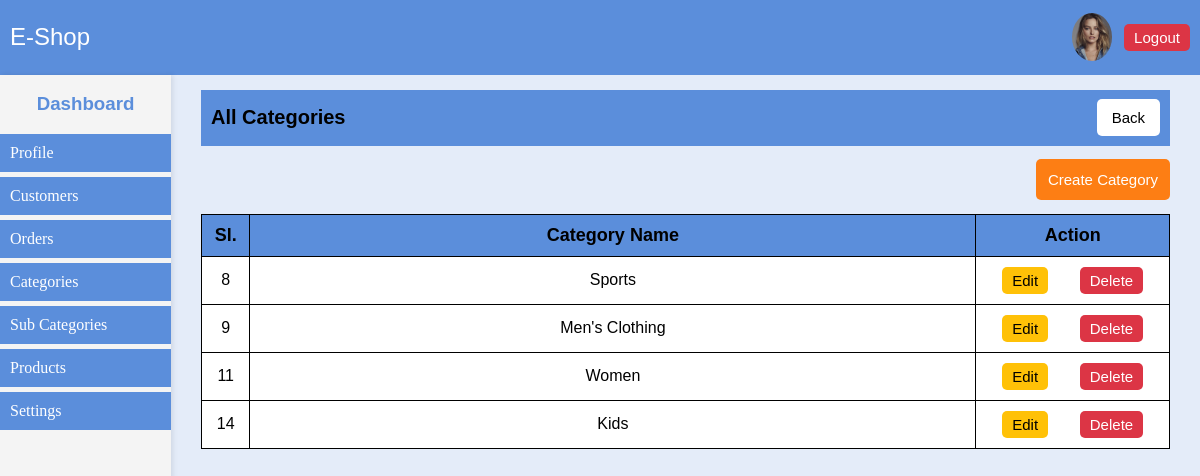
/admin/categories.php (signed in), run on the app's committed database.
### tables this page shows
CREATE TABLE `category` (
  `id` int NOT NULL,
  `name` varchar(100) NOT NULL
);

### config/helper_function.php (called while the page is built, shortened)
<?php
function getAll($conn, $table, $order = 'DESC', $orderBy = 'id')
{
    $table = mysqli_real_escape_string($conn, $table);
    $order = strtoupper($order) === 'ASC' ? 'ASC' : 'DESC';
    $orderBy = mysqli_real_escape_string($conn, $orderBy);
    $sql = "SELECT * FROM `$table` ORDER BY `$orderBy` $order";
    $result = $conn->query($sql);
    $data = [];
    if ($result->num_rows > 0) {
        while ($row = $result->fetch_assoc()) {
            $data[] = $row;
        }
    }
    return $data;
}

### admin/categories.php (the view, shortened to what this page needs)
<?php
include '../config/db_connect.php';
include '../config/helper_function.php';
$categories = getAll($conn, 'category', 'ASC');
include './partial/header.php';
?>
<div class="content">
    <div class="top-bar">
        <h2>All Categories</h2>
<a href="<?= isset($_SERVER['HTTP_REFERER']) ? htmlspecialchars($_SERVER['HTTP_REFERER']) : 'javascript:history.go(-1)'; ?>" class="btn">Back</a>
    </div>
    <div class="main-content">
        <div class="button-area">
            <a class="btn btn-create" href="./create_category.php">Create Category</a>
        </div>
        <?php if ($categories) { ?>
            <table class="custom-table">
                <thead>
                    <tr>
                        <th width="5%">Sl.</th>
                        <th width="75%">Category Name</th>
                        <th width="20%">Action</th>
                    </tr>
                </thead>
                <tbody>
                    <?php foreach ($categories as $category) { ?>
                        <tr>
                            <td><?= $category['id'] ?></td>
                            <td><?= $category['name'] ?></td>
                            <td class="action-btn">
                                <a class="btn btn-edit" href="edit_category.php?id=<?= $category['id'] ?>">Edit</a>
                                <a class="btn btn-delete" href="categories.php?id=<?= $category['id'] ?>">Delete</a>
                            </td>
                        </tr>
                    <?php
                    }
                    ?>
                </tbody>
            </table>
        <?php } else { ?>
            <div class="no-data-available">
                No Available Data Found
            </div>
        <?php } ?>
    </div>
</div>
</div>
</body>
</html>

### admin/assets/css/styles.css (style rules this page uses)
body { font-family: Arial, Helvetica, sans-serif; margin: 0; padding: 0; display: flex; flex-direction: column; height: 100vh; }
.button-area { text-align: right; margin: 25px 0; }
.btn { padding: 5px 10px; text-decoration: none; font-size: 15px; border-radius: 5px; color: white; }
.action-btn { display: flex; flex-wrap: wrap; justify-content: space-around; border: none !important; }
.btn-delete { background-color: #dc3545; }
.btn-edit { background-color: #ffc107; color: black; }
.btn-create { background-color: #fd7e14; padding: 12px; }
.content { width: 85%; padding: 15px 30px; background-color: #5b8edb2a; }
.content .top-bar { display: flex; justify-content: space-between; margin-bottom: 10px; padding: 0px 10px; background-color: #5b8edb; }
.content .top-bar a { background-color: white; color: black; align-self: center; padding: 10px 15px; }
.content h2 { font-size: 20px; }
.custom-table { border: 1px solid gray; width: 100%; background-color: #5555554f; }
.custom-table, .custom-table tr, .custom-table th, .custom-table td { border: 1px solid black; border-collapse: collapse; text-align: center; }
.custom-table th, .custom-table td { padding: 10px; }
.custom-table thead tr { background-color: #5b8edb; font-size: 18px; padding: 10px; }
.custom-table tbody { background-color: white; }

### data on the page
category: id "8", name "Sports"
category: id "9", name "Men's Clothing"
category: id "11", name "Women"
category: id "14", name "Kids"
